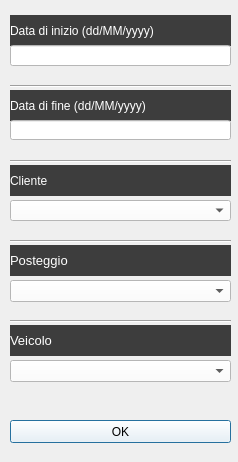
<?xml version="1.0" encoding="UTF-8"?>
<ui version="4.0">
 <class>Dialog</class>
 <widget class="QDialog" name="Dialog">
  <property name="geometry">
   <rect>
    <x>0</x>
    <y>0</y>
    <width>238</width>
    <height>462</height>
   </rect>
  </property>
  <property name="windowTitle">
   <string>Dialog</string>
  </property>
  <property name="styleSheet">
   <string notr="true">QDialog#Dialog{
background-color: rgb(61, 61, 61)};
color: rgb(255, 255, 255);</string>
  </property>
  <widget class="QComboBox" name="cliente_comboBox">
   <property name="geometry">
    <rect>
     <x>10</x>
     <y>200</y>
     <width>221</width>
     <height>21</height>
    </rect>
   </property>
   <property name="styleSheet">
    <string notr="true">background-color: rgb(255, 255, 255);
color: rgb(0, 0, 0);</string>
   </property>
  </widget>
  <widget class="QComboBox" name="posteggio_comboBox">
   <property name="geometry">
    <rect>
     <x>10</x>
     <y>280</y>
     <width>221</width>
     <height>22</height>
    </rect>
   </property>
   <property name="styleSheet">
    <string notr="true">background-color: rgb(255, 255, 255);
color: rgb(0, 0, 0);</string>
   </property>
  </widget>
  <widget class="QLabel" name="label">
   <property name="geometry">
    <rect>
     <x>10</x>
     <y>15</y>
     <width>221</width>
     <height>31</height>
    </rect>
   </property>
   <property name="styleSheet">
    <string notr="true">font: 10pt &quot;MS Shell Dlg 2&quot;;
background-color: rgb(61, 61, 61);
color: rgb(255, 255, 255);</string>
   </property>
   <property name="text">
    <string>Data di inizio (dd/MM/yyyy)</string>
   </property>
  </widget>
  <widget class="QLabel" name="label_2">
   <property name="geometry">
    <rect>
     <x>10</x>
     <y>90</y>
     <width>221</width>
     <height>31</height>
    </rect>
   </property>
   <property name="styleSheet">
    <string notr="true">font: 10pt &quot;MS Shell Dlg 2&quot;;
background-color: rgb(61, 61, 61);
color: rgb(255, 255, 255)</string>
   </property>
   <property name="text">
    <string>Data di fine (dd/MM/yyyy)</string>
   </property>
  </widget>
  <widget class="QLabel" name="label_3">
   <property name="geometry">
    <rect>
     <x>10</x>
     <y>165</y>
     <width>221</width>
     <height>31</height>
    </rect>
   </property>
   <property name="styleSheet">
    <string notr="true">font: 10pt &quot;MS Shell Dlg 2&quot;;
background-color: rgb(61, 61, 61);
color: rgb(255, 255, 255)</string>
   </property>
   <property name="text">
    <string>Cliente</string>
   </property>
  </widget>
  <widget class="QLabel" name="label_4">
   <property name="geometry">
    <rect>
     <x>10</x>
     <y>245</y>
     <width>221</width>
     <height>31</height>
    </rect>
   </property>
   <property name="font">
    <font>
     <pointsize>10</pointsize>
    </font>
   </property>
   <property name="styleSheet">
    <string notr="true">font: 10pt &quot;MS Shell Dlg 2&quot;;
background-color: rgb(61, 61, 61);
color: rgb(255, 255, 255)</string>
   </property>
   <property name="text">
    <string>Posteggio</string>
   </property>
  </widget>
  <widget class="QPushButton" name="ok_button">
   <property name="geometry">
    <rect>
     <x>10</x>
     <y>420</y>
     <width>221</width>
     <height>23</height>
    </rect>
   </property>
   <property name="cursor">
    <cursorShape>PointingHandCursor</cursorShape>
   </property>
   <property name="styleSheet">
    <string notr="true">background-color: rgb(255, 255, 255);
color: rgb(0, 0, 0);</string>
   </property>
   <property name="text">
    <string>OK</string>
   </property>
  </widget>
  <widget class="QLineEdit" name="data_inizio_lineEdit">
   <property name="geometry">
    <rect>
     <x>10</x>
     <y>45</y>
     <width>221</width>
     <height>21</height>
    </rect>
   </property>
   <property name="styleSheet">
    <string notr="true">background-color: rgb(255, 255, 255);
color: rgb(0, 0, 0);</string>
   </property>
  </widget>
  <widget class="QLineEdit" name="data_fine_lineEdit">
   <property name="geometry">
    <rect>
     <x>10</x>
     <y>120</y>
     <width>221</width>
     <height>20</height>
    </rect>
   </property>
   <property name="styleSheet">
    <string notr="true">background-color: rgb(255, 255, 255);
color: rgb(0, 0, 0);</string>
   </property>
  </widget>
  <widget class="Line" name="line">
   <property name="geometry">
    <rect>
     <x>10</x>
     <y>85</y>
     <width>221</width>
     <height>3</height>
    </rect>
   </property>
   <property name="orientation">
    <enum>Qt::Horizontal</enum>
   </property>
  </widget>
  <widget class="Line" name="line_2">
   <property name="geometry">
    <rect>
     <x>10</x>
     <y>160</y>
     <width>221</width>
     <height>3</height>
    </rect>
   </property>
   <property name="orientation">
    <enum>Qt::Horizontal</enum>
   </property>
  </widget>
  <widget class="Line" name="line_3">
   <property name="geometry">
    <rect>
     <x>10</x>
     <y>240</y>
     <width>221</width>
     <height>3</height>
    </rect>
   </property>
   <property name="orientation">
    <enum>Qt::Horizontal</enum>
   </property>
  </widget>
  <widget class="QLabel" name="label_5">
   <property name="geometry">
    <rect>
     <x>10</x>
     <y>325</y>
     <width>221</width>
     <height>31</height>
    </rect>
   </property>
   <property name="font">
    <font>
     <pointsize>10</pointsize>
    </font>
   </property>
   <property name="styleSheet">
    <string notr="true">font: 10pt &quot;MS Shell Dlg 2&quot;;
background-color: rgb(61, 61, 61);
color: rgb(255, 255, 255)</string>
   </property>
   <property name="text">
    <string>Veicolo</string>
   </property>
  </widget>
  <widget class="QComboBox" name="veicolo_comboBox">
   <property name="geometry">
    <rect>
     <x>10</x>
     <y>360</y>
     <width>221</width>
     <height>22</height>
    </rect>
   </property>
   <property name="styleSheet">
    <string notr="true">background-color: rgb(255, 255, 255);
color: rgb(0, 0, 0);</string>
   </property>
  </widget>
  <widget class="Line" name="line_4">
   <property name="geometry">
    <rect>
     <x>10</x>
     <y>320</y>
     <width>221</width>
     <height>3</height>
    </rect>
   </property>
   <property name="orientation">
    <enum>Qt::Horizontal</enum>
   </property>
  </widget>
 </widget>
 <resources/>
 <connections/>
</ui>
